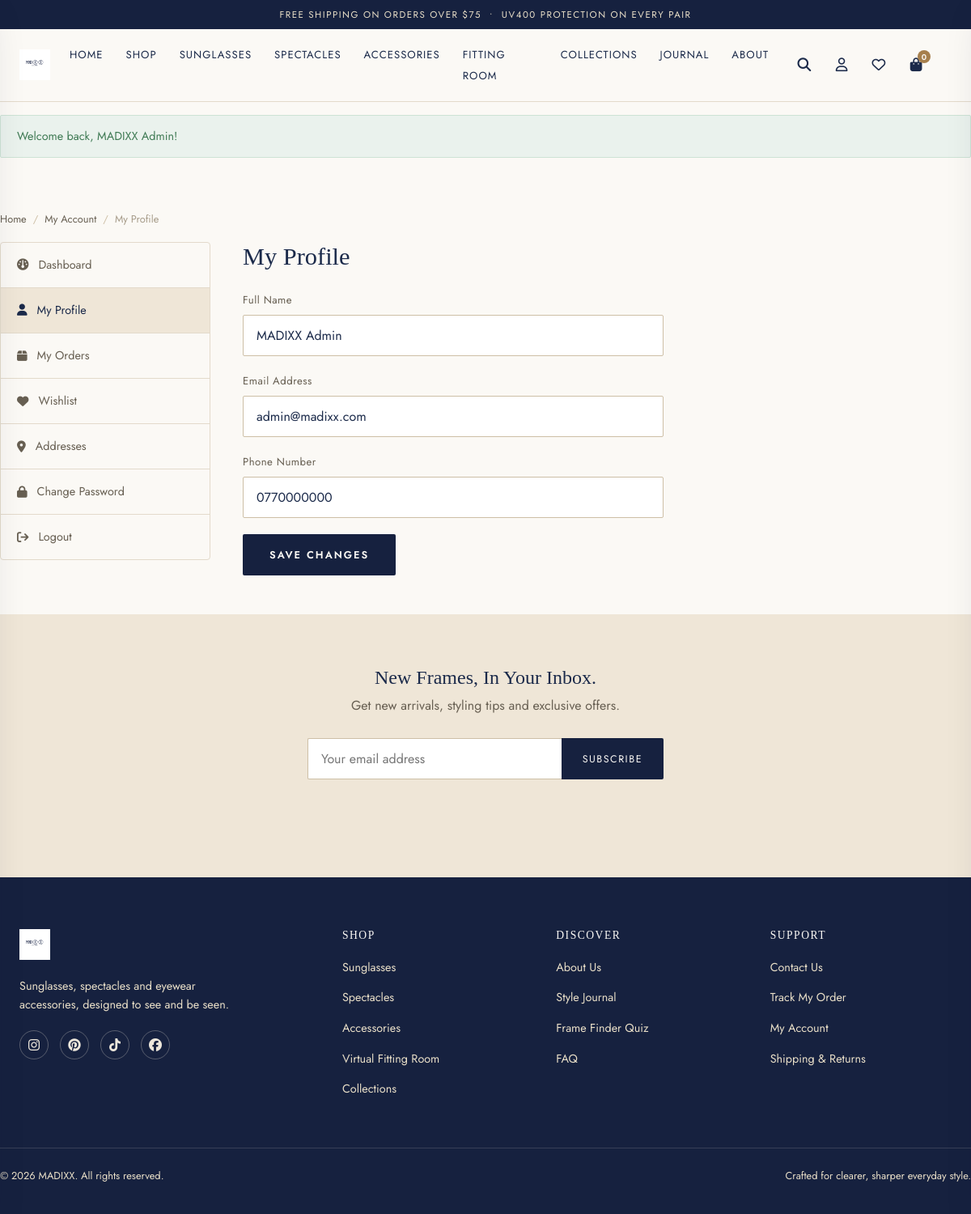
Page /account-profile.php (signed in) on the committed database.
### tables this page shows
CREATE TABLE users (
  id INT UNSIGNED AUTO_INCREMENT PRIMARY KEY,
  name VARCHAR(150) NOT NULL,
  email VARCHAR(190) NOT NULL,
  phone VARCHAR(30) DEFAULT NULL,
  password VARCHAR(255) NOT NULL,
  role ENUM('customer','admin') NOT NULL DEFAULT 'customer',
  status ENUM('active','disabled') NOT NULL DEFAULT 'active',
  created_at TIMESTAMP DEFAULT CURRENT_TIMESTAMP,
  updated_at TIMESTAMP DEFAULT CURRENT_TIMESTAMP ON UPDATE CURRENT_TIMESTAMP,
  UNIQUE KEY uniq_email (email),
  INDEX idx_role (role)
);

### includes/auth.php (called while the page is built, shortened)
<?php
function is_logged_in(): bool
{
    return !empty($_SESSION['user_id']);
}
function current_user_id(): ?int
{
    return isset($_SESSION['user_id']) ? (int) $_SESSION['user_id'] : null;
}
function current_user(): ?array
{
    static $cached = null;
    if ($cached !== null) {
        return $cached;
    }
    $stmt = db()->prepare('SELECT id, name, email, phone, role, status, created_at FROM users WHERE id = :id');
    $stmt->execute(['id' => current_user_id()]);
    $user = $stmt->fetch();
    return $cached = ($user ?: null);
}

### config/database.php (called while the page is built, shortened)
<?php
function db(): PDO
{
    static $pdo = null;
    if ($pdo === null) {
        $dsn = 'mysql:host=' . DB_HOST . ';dbname=' . DB_NAME . ';charset=' . DB_CHARSET;
        $options = [
            PDO::ATTR_ERRMODE            => PDO::ERRMODE_EXCEPTION,
            PDO::ATTR_DEFAULT_FETCH_MODE => PDO::FETCH_ASSOC,
            PDO::ATTR_EMULATE_PREPARES   => false,
        ];
        try {
            $pdo = new PDO($dsn, DB_USER, DB_PASS, $options);
        } catch (PDOException $e) {
            error_log('MADIXX DB connection failed: ' . $e->getMessage());
            http_response_code(500);
            die('We are experiencing a technical issue. Please try again shortly.');
        }
    }
    return $pdo;
}

### account-profile.php (the view, shortened to what this page needs)
<?php
$user = current_user();
require __DIR__ . '/includes/header.php';
?>
<div class="container section-tight">
  <?= render_breadcrumbs([['label' => 'My Account', 'url' => base_url('account.php')], ['label' => 'My Profile', 'url' => null]]) ?>
  <div class="account-layout">
    <?php require __DIR__ . '/includes/account-sidebar.php'; ?>
    <div>
      <h1 style="font-size:1.9rem;margin-bottom:24px;">My Profile</h1>
      <form method="post" style="max-width:520px;">
        <div class="form-group">
          <label>Full Name</label>
          <input type="text" name="name" required value="<?= e($user['name']) ?>">
        </div>
        <div class="form-group">
          <label>Email Address</label>
          <input type="email" name="email" required value="<?= e($user['email']) ?>">
        </div>
        <div class="form-group">
          <label>Phone Number</label>
          <input type="tel" name="phone" required value="<?= e((string) ($user['phone'] ?? '')) ?>">
        </div>
        <button type="submit" class="btn btn-primary">Save Changes</button>
      </form>
    </div>
  </div>
</div>
<?php require __DIR__ . '/includes/footer.php'; ?>

### assets/css/style.css (style rules this page uses)
:root { --color-ivory: #FBF9F5; --color-cream: #F4EEE4; --color-blush: #EFE6D7; --color-blush-deep: #E4D5BE; --color-dusty-rose: #C6A06D; --color-dusty-rose-dark: #A67F4C; --color-champagne: #E9DFC8; --color-champagne-dark: #CBAD7B; --color-espresso: #16213F; --color-charcoal: #0E1730; --color-white: #FFFFFF; --text-dark: #1B2A4A; --text-muted: #675F52; --text-light: #A79C8A; --text-on-dark: #EDE7DB; --border-soft: #E3DACB; --border-strong: #CDBFA6; --success: #3F7A54; --error: #B23B32; --font-heading: 'Playfair Display', Georgia, 'Times New Roman', serif; --font-body: 'Jost', 'Helvetica Neue', Arial, sans-serif; --container-width: 1280px; --radius-sm: 2px; --radius-md: 4px; --shadow-sm: 0 1px 3px rgba(20, 28, 50, 0.08); --shadow-md: 0 8px 24px rgba(20, 28, 50, 0.10); --shadow-lg: 0 20px 48px rgba(20, 28, 50, 0.16); --transition: 220ms ease; }
*, *::before, *::after { box-sizing: border-box; }
html { scroll-behavior: smooth; }
body { margin: 0; font-family: var(--font-body); color: var(--text-dark); background: var(--color-ivory); font-size: 16px; line-height: 1.6; -webkit-font-smoothing: antialiased; }
button { font-family: inherit; cursor: pointer; }
input, select, textarea { font-family: inherit; font-size: 1rem; }
h1, h2, h3, h4, h5 { font-family: var(--font-heading); font-weight: 500; line-height: 1.2; margin: 0 0 0.5em; color: var(--text-dark); }
.container { max-width: var(--container-width); margin: 0 auto; padding: 0 24px; }
.section-tight { padding: 48px 0; }
.btn { display: inline-flex; align-items: center; justify-content: center; gap: 8px; padding: 15px 32px; font-size: 0.8rem; font-weight: 600; letter-spacing: 2px; text-transform: uppercase; border-radius: var(--radius-sm); border: 1px solid transparent; transition: all var(--transition); white-space: nowrap; }
.btn-primary { background: var(--color-espresso); color: var(--color-ivory); }
.form-group { margin-bottom: 20px; }
.form-group label { display: block; font-size: 0.82rem; letter-spacing: 0.5px; margin-bottom: 8px; color: var(--text-muted); }
input[type="text"], input[type="email"], input[type="password"], input[type="tel"], input[type="number"], input[type="search"], input[type="date"], select, textarea { width: 100%; padding: 13px 16px; border: 1px solid var(--border-strong); border-radius: var(--radius-sm); background: var(--color-white); color: var(--text-dark); outline: none; transition: border-color var(--transition); }
.account-layout { display: grid; grid-template-columns: 260px 1fr; gap: 40px; align-items: start; }

### rows in the picture
users: name "MADIXX Admin", email "admin@madixx.com", phone "0770000000"

### other values in the picture
$cartCount "0"
$f['message'] "Welcome back, MADIXX Admin!"
$crumb['label'] "My Account"
$crumb['label'] "My Profile"
$link['label'] "Dashboard"
$link['label'] "My Profile"
$link['label'] "My Orders"
$link['label'] "Wishlist"
$link['label'] "Addresses"
$link['label'] "Change Password"
